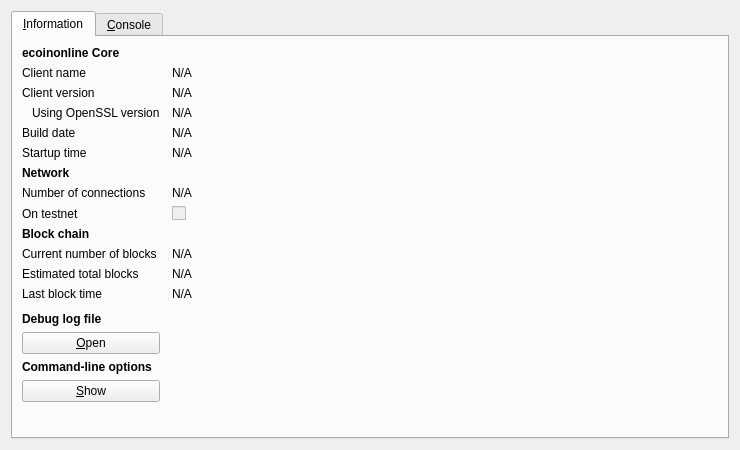
<?xml version="1.0" encoding="UTF-8"?>
<ui version="4.0">
 <class>RPCConsole</class>
 <widget class="QDialog" name="RPCConsole">
  <property name="geometry">
   <rect>
    <x>0</x>
    <y>0</y>
    <width>740</width>
    <height>450</height>
   </rect>
  </property>
  <property name="windowTitle">
   <string>ecoinonline - Debug window</string>
  </property>
  <layout class="QVBoxLayout" name="verticalLayout_2">
   <item>
    <widget class="QTabWidget" name="tabWidget">
     <property name="currentIndex">
      <number>0</number>
     </property>
     <widget class="QWidget" name="tab_info">
      <attribute name="title">
       <string>&amp;Information</string>
      </attribute>
      <layout class="QGridLayout" name="gridLayout" columnstretch="0,1">
       <property name="horizontalSpacing">
        <number>12</number>
       </property>
       <item row="0" column="0">
        <widget class="QLabel" name="label_9">
         <property name="font">
          <font>
           <weight>75</weight>
           <bold>true</bold>
          </font>
         </property>
         <property name="text">
          <string>ecoinonline Core</string>
         </property>
        </widget>
       </item>
       <item row="1" column="0">
        <widget class="QLabel" name="label_5">
         <property name="text">
          <string>Client name</string>
         </property>
        </widget>
       </item>
       <item row="1" column="1">
        <widget class="QLabel" name="clientName">
         <property name="cursor">
          <cursorShape>IBeamCursor</cursorShape>
         </property>
         <property name="text">
          <string>N/A</string>
         </property>
         <property name="textFormat">
          <enum>Qt::PlainText</enum>
         </property>
         <property name="textInteractionFlags">
          <set>Qt::LinksAccessibleByMouse|Qt::TextSelectableByKeyboard|Qt::TextSelectableByMouse</set>
         </property>
        </widget>
       </item>
       <item row="2" column="0">
        <widget class="QLabel" name="label_6">
         <property name="text">
          <string>Client version</string>
         </property>
        </widget>
       </item>
       <item row="2" column="1">
        <widget class="QLabel" name="clientVersion">
         <property name="cursor">
          <cursorShape>IBeamCursor</cursorShape>
         </property>
         <property name="text">
          <string>N/A</string>
         </property>
         <property name="textFormat">
          <enum>Qt::PlainText</enum>
         </property>
         <property name="textInteractionFlags">
          <set>Qt::LinksAccessibleByMouse|Qt::TextSelectableByKeyboard|Qt::TextSelectableByMouse</set>
         </property>
        </widget>
       </item>
       <item row="3" column="0">
        <widget class="QLabel" name="label_14">
         <property name="text">
          <string>Using OpenSSL version</string>
         </property>
         <property name="indent">
          <number>10</number>
         </property>
        </widget>
       </item>
       <item row="3" column="1">
        <widget class="QLabel" name="openSSLVersion">
         <property name="cursor">
          <cursorShape>IBeamCursor</cursorShape>
         </property>
         <property name="text">
          <string>N/A</string>
         </property>
         <property name="textFormat">
          <enum>Qt::PlainText</enum>
         </property>
         <property name="textInteractionFlags">
          <set>Qt::LinksAccessibleByMouse|Qt::TextSelectableByKeyboard|Qt::TextSelectableByMouse</set>
         </property>
        </widget>
       </item>
       <item row="4" column="0">
        <widget class="QLabel" name="label_12">
         <property name="text">
          <string>Build date</string>
         </property>
        </widget>
       </item>
       <item row="4" column="1">
        <widget class="QLabel" name="buildDate">
         <property name="cursor">
          <cursorShape>IBeamCursor</cursorShape>
         </property>
         <property name="text">
          <string>N/A</string>
         </property>
         <property name="textFormat">
          <enum>Qt::PlainText</enum>
         </property>
         <property name="textInteractionFlags">
          <set>Qt::LinksAccessibleByMouse|Qt::TextSelectableByKeyboard|Qt::TextSelectableByMouse</set>
         </property>
        </widget>
       </item>
       <item row="5" column="0">
        <widget class="QLabel" name="label_13">
         <property name="text">
          <string>Startup time</string>
         </property>
        </widget>
       </item>
       <item row="5" column="1">
        <widget class="QLabel" name="startupTime">
         <property name="cursor">
          <cursorShape>IBeamCursor</cursorShape>
         </property>
         <property name="text">
          <string>N/A</string>
         </property>
         <property name="textFormat">
          <enum>Qt::PlainText</enum>
         </property>
         <property name="textInteractionFlags">
          <set>Qt::LinksAccessibleByMouse|Qt::TextSelectableByKeyboard|Qt::TextSelectableByMouse</set>
         </property>
        </widget>
       </item>
       <item row="6" column="0">
        <widget class="QLabel" name="label_11">
         <property name="font">
          <font>
           <weight>75</weight>
           <bold>true</bold>
          </font>
         </property>
         <property name="text">
          <string>Network</string>
         </property>
        </widget>
       </item>
       <item row="7" column="0">
        <widget class="QLabel" name="label_7">
         <property name="text">
          <string>Number of connections</string>
         </property>
        </widget>
       </item>
       <item row="7" column="1">
        <widget class="QLabel" name="numberOfConnections">
         <property name="cursor">
          <cursorShape>IBeamCursor</cursorShape>
         </property>
         <property name="text">
          <string>N/A</string>
         </property>
         <property name="textFormat">
          <enum>Qt::PlainText</enum>
         </property>
         <property name="textInteractionFlags">
          <set>Qt::LinksAccessibleByMouse|Qt::TextSelectableByKeyboard|Qt::TextSelectableByMouse</set>
         </property>
        </widget>
       </item>
       <item row="8" column="0">
        <widget class="QLabel" name="label_8">
         <property name="text">
          <string>On testnet</string>
         </property>
        </widget>
       </item>
       <item row="8" column="1">
        <widget class="QCheckBox" name="isTestNet">
         <property name="enabled">
          <bool>false</bool>
         </property>
         <property name="text">
          <string/>
         </property>
        </widget>
       </item>
       <item row="9" column="0">
        <widget class="QLabel" name="label_10">
         <property name="font">
          <font>
           <weight>75</weight>
           <bold>true</bold>
          </font>
         </property>
         <property name="text">
          <string>Block chain</string>
         </property>
        </widget>
       </item>
       <item row="10" column="0">
        <widget class="QLabel" name="label_3">
         <property name="text">
          <string>Current number of blocks</string>
         </property>
        </widget>
       </item>
       <item row="10" column="1">
        <widget class="QLabel" name="numberOfBlocks">
         <property name="cursor">
          <cursorShape>IBeamCursor</cursorShape>
         </property>
         <property name="text">
          <string>N/A</string>
         </property>
         <property name="textFormat">
          <enum>Qt::PlainText</enum>
         </property>
         <property name="textInteractionFlags">
          <set>Qt::LinksAccessibleByMouse|Qt::TextSelectableByKeyboard|Qt::TextSelectableByMouse</set>
         </property>
        </widget>
       </item>
       <item row="11" column="0">
        <widget class="QLabel" name="label_4">
         <property name="text">
          <string>Estimated total blocks</string>
         </property>
        </widget>
       </item>
       <item row="11" column="1">
        <widget class="QLabel" name="totalBlocks">
         <property name="cursor">
          <cursorShape>IBeamCursor</cursorShape>
         </property>
         <property name="text">
          <string>N/A</string>
         </property>
         <property name="textFormat">
          <enum>Qt::PlainText</enum>
         </property>
         <property name="textInteractionFlags">
          <set>Qt::LinksAccessibleByMouse|Qt::TextSelectableByKeyboard|Qt::TextSelectableByMouse</set>
         </property>
        </widget>
       </item>
       <item row="12" column="0">
        <widget class="QLabel" name="label_2">
         <property name="text">
          <string>Last block time</string>
         </property>
        </widget>
       </item>
       <item row="12" column="1">
        <widget class="QLabel" name="lastBlockTime">
         <property name="cursor">
          <cursorShape>IBeamCursor</cursorShape>
         </property>
         <property name="text">
          <string>N/A</string>
         </property>
         <property name="textFormat">
          <enum>Qt::PlainText</enum>
         </property>
         <property name="textInteractionFlags">
          <set>Qt::LinksAccessibleByMouse|Qt::TextSelectableByKeyboard|Qt::TextSelectableByMouse</set>
         </property>
        </widget>
       </item>
       <item row="13" column="0">
        <spacer name="verticalSpacer_2">
         <property name="orientation">
          <enum>Qt::Vertical</enum>
         </property>
         <property name="sizeHint" stdset="0">
          <size>
           <width>20</width>
           <height>20</height>
          </size>
         </property>
        </spacer>
       </item>
       <item row="14" column="0">
        <widget class="QLabel" name="labelDebugLogfile">
         <property name="font">
          <font>
           <weight>75</weight>
           <bold>true</bold>
          </font>
         </property>
         <property name="text">
          <string>Debug log file</string>
         </property>
        </widget>
       </item>
       <item row="15" column="0">
        <widget class="QPushButton" name="openDebugLogfileButton">
         <property name="toolTip">
          <string>Open the ecoinonline debug log file from the current data directory. This can take a few seconds for large log files.</string>
         </property>
         <property name="text">
          <string>&amp;Open</string>
         </property>
         <property name="autoDefault">
          <bool>false</bool>
         </property>
        </widget>
       </item>
       <item row="16" column="0">
        <widget class="QLabel" name="labelCLOptions">
         <property name="font">
          <font>
           <weight>75</weight>
           <bold>true</bold>
          </font>
         </property>
         <property name="text">
          <string>Command-line options</string>
         </property>
        </widget>
       </item>
       <item row="17" column="0">
        <widget class="QPushButton" name="showCLOptionsButton">
         <property name="toolTip">
          <string>Show the ecoinonline-Qt help message to get a list with possible ecoinonline command-line options.</string>
         </property>
         <property name="text">
          <string>&amp;Show</string>
         </property>
         <property name="autoDefault">
          <bool>false</bool>
         </property>
        </widget>
       </item>
       <item row="18" column="0">
        <spacer name="verticalSpacer">
         <property name="orientation">
          <enum>Qt::Vertical</enum>
         </property>
         <property name="sizeHint" stdset="0">
          <size>
           <width>20</width>
           <height>40</height>
          </size>
         </property>
        </spacer>
       </item>
      </layout>
     </widget>
     <widget class="QWidget" name="tab_console">
      <attribute name="title">
       <string>&amp;Console</string>
      </attribute>
      <layout class="QVBoxLayout" name="verticalLayout_3">
       <property name="spacing">
        <number>3</number>
       </property>
       <item>
        <widget class="QTextEdit" name="messagesWidget">
         <property name="minimumSize">
          <size>
           <width>0</width>
           <height>100</height>
          </size>
         </property>
         <property name="readOnly">
          <bool>true</bool>
         </property>
         <property name="tabKeyNavigation" stdset="0">
          <bool>false</bool>
         </property>
         <property name="columnCount" stdset="0">
          <number>2</number>
         </property>
        </widget>
       </item>
       <item>
        <layout class="QHBoxLayout" name="horizontalLayout">
         <property name="spacing">
          <number>3</number>
         </property>
         <item>
          <widget class="QLabel" name="label">
           <property name="text">
            <string notr="true">&gt;</string>
           </property>
          </widget>
         </item>
         <item>
          <widget class="QLineEdit" name="lineEdit"/>
         </item>
         <item>
          <widget class="QPushButton" name="clearButton">
           <property name="maximumSize">
            <size>
             <width>24</width>
             <height>24</height>
            </size>
           </property>
           <property name="toolTip">
            <string>Clear console</string>
           </property>
           <property name="text">
            <string/>
           </property>
           <property name="icon">
            <iconset resource="../bitcoin.qrc">
             <normaloff>:/icons/remove</normaloff>:/icons/remove</iconset>
           </property>
           <property name="shortcut">
            <string notr="true">Ctrl+L</string>
           </property>
           <property name="autoDefault">
            <bool>false</bool>
           </property>
          </widget>
         </item>
        </layout>
       </item>
      </layout>
     </widget>
    </widget>
   </item>
  </layout>
 </widget>
 <resources>
  <include location="../bitcoin.qrc"/>
 </resources>
 <connections/>
</ui>
